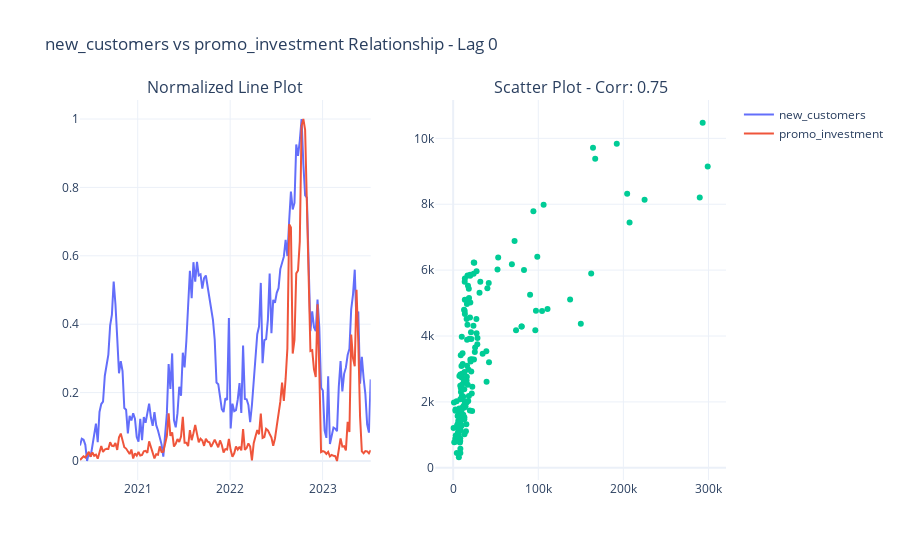

Notebook source saved alongside this figure:
### Code cell
interactive_relationship_plot = interactive(plot_target_channel_relationship_on_lag_change,
                                            channel = channels_dropdown,
                                            lag=lag_widget
                                            )

display(interactive_relationship_plot)

### Figure 1 — Plotly figure (JSON) as saved in the notebook; plotly's stock layout.template omitted (floating-point values rounded to 4 significant figures; data arrays with more than 128 entries replaced by an {"elided": "..."} marker saying what was removed)
{"data": [{"mode": "lines", "name": "new_customers", "type": "scatter", "x": {"elided": "165 str values"}, "xaxis": "x", "y": {"elided": "165 float values"}, "yaxis": "y"}, {"mode": "lines", "name": "promo_investment", "type": "scatter", "x": {"elided": "165 str values"}, "xaxis": "x", "y": {"elided": "165 float values"}, "yaxis": "y"}, {"mode": "markers", "showlegend": false, "type": "scatter", "x": {"elided": "165 float values"}, "xaxis": "x2", "y": {"elided": "165 int values"}, "yaxis": "y2"}], "layout": {"annotations": [{"font": {"size": 16}, "showarrow": false, "text": "Normalized Line Plot", "x": 0.225, "xanchor": "center", "xref": "paper", "y": 1, "yanchor": "bottom", "yref": "paper"}, {"font": {"size": 16}, "showarrow": false, "text": "Scatter Plot - Corr: 0.75", "x": 0.775, "xanchor": "center", "xref": "paper", "y": 1, "yanchor": "bottom", "yref": "paper"}], "title": {"text": "new_customers vs promo_investment Relationship - Lag 0"}, "xaxis": {"anchor": "y", "domain": [0, 0.45]}, "xaxis2": {"anchor": "y2", "domain": [0.55, 1]}, "yaxis": {"anchor": "x", "domain": [0, 1]}, "yaxis2": {"anchor": "x2", "domain": [0, 1]}}}
